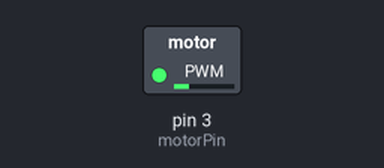
Bench run of a sketch on a simulated Arduino Uno, built with avr-gcc and run on an emulated ATmega328P. Parts: switched loads named in the sketch (green lamp = pin HIGH). What the sketch prints to the serial monitor is not drawn.

Above: at 0.05 s.
At 7.45 s:
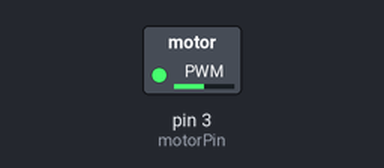
At 14.95 s:
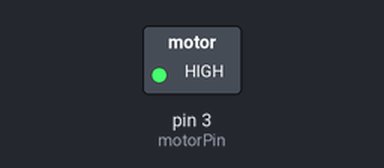
Timing chart, 0 to 19.5 s (numbered marks = the images above):
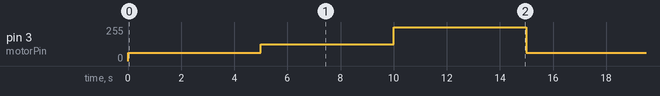

The sketch:

Program05.ino
```cpp
int motorPin = 3;

void setup()
{
  pinMode(motorPin, OUTPUT);
  Serial.begin(9600);
  Serial.println("DC Motor PWM Speed Test");
}


void loop()
{
      analogWrite(motorPin, 63);
      delay(5000);
      analogWrite(motorPin, 127);
      delay(5000);
      analogWrite(motorPin, 255);
      delay(5000);
}
```

Measured:
- by itself, pin 3 (motorPin): repeats every 15.0 s: 127/255 5.0 s, 255/255 5.0 s, 63/255 5.0 s
